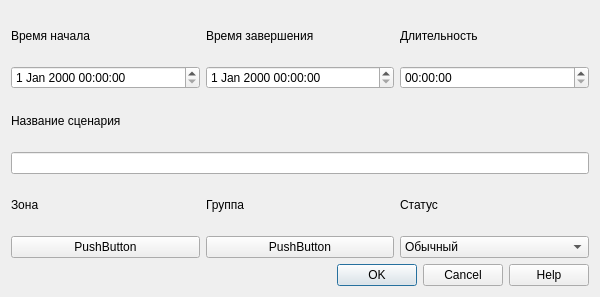
<?xml version="1.0" encoding="UTF-8"?>
<ui version="4.0">
 <class>Scenario</class>
 <widget class="QWidget" name="Scenario">
  <property name="geometry">
   <rect>
    <x>0</x>
    <y>0</y>
    <width>600</width>
    <height>297</height>
   </rect>
  </property>
  <property name="windowTitle">
   <string>Form</string>
  </property>
  <layout class="QVBoxLayout" name="verticalLayout_8">
   <item>
    <layout class="QHBoxLayout" name="horizontalLayout">
     <item>
      <layout class="QVBoxLayout" name="verticalLayout">
       <item>
        <widget class="QLabel" name="label">
         <property name="text">
          <string>Время начала</string>
         </property>
        </widget>
       </item>
       <item>
        <widget class="QDateTimeEdit" name="dateTimeStart"/>
       </item>
      </layout>
     </item>
     <item>
      <layout class="QVBoxLayout" name="verticalLayout_2">
       <item>
        <widget class="QLabel" name="label_2">
         <property name="text">
          <string>Время завершения</string>
         </property>
        </widget>
       </item>
       <item>
        <widget class="QDateTimeEdit" name="dateTimeEnd"/>
       </item>
      </layout>
     </item>
     <item>
      <layout class="QVBoxLayout" name="verticalLayout_3">
       <item>
        <widget class="QLabel" name="label_3">
         <property name="text">
          <string>Длительность</string>
         </property>
        </widget>
       </item>
       <item>
        <widget class="QTimeEdit" name="timer"/>
       </item>
      </layout>
     </item>
    </layout>
   </item>
   <item>
    <layout class="QVBoxLayout" name="verticalLayout_4">
     <item>
      <widget class="QLabel" name="label_4">
       <property name="text">
        <string>Название сценария</string>
       </property>
      </widget>
     </item>
     <item>
      <widget class="QLineEdit" name="lineEdit"/>
     </item>
    </layout>
   </item>
   <item>
    <layout class="QHBoxLayout" name="horizontalLayout_2">
     <item>
      <layout class="QVBoxLayout" name="verticalLayout_5">
       <item>
        <widget class="QLabel" name="label_5">
         <property name="text">
          <string>Зона</string>
         </property>
        </widget>
       </item>
       <item>
        <widget class="QPushButton" name="pushButton">
         <property name="text">
          <string>PushButton</string>
         </property>
        </widget>
       </item>
      </layout>
     </item>
     <item>
      <layout class="QVBoxLayout" name="verticalLayout_6">
       <item>
        <widget class="QLabel" name="label_6">
         <property name="text">
          <string>Группа</string>
         </property>
        </widget>
       </item>
       <item>
        <widget class="QPushButton" name="pushButton_2">
         <property name="text">
          <string>PushButton</string>
         </property>
        </widget>
       </item>
      </layout>
     </item>
     <item>
      <layout class="QVBoxLayout" name="verticalLayout_7">
       <item>
        <widget class="QLabel" name="label_7">
         <property name="text">
          <string>Статус</string>
         </property>
        </widget>
       </item>
       <item>
        <widget class="QComboBox" name="comboBox">
         <item>
          <property name="text">
           <string>Обычный</string>
          </property>
         </item>
         <item>
          <property name="text">
           <string>Новый элемент</string>
          </property>
         </item>
         <item>
          <property name="text">
           <string>Новый элемент</string>
          </property>
         </item>
        </widget>
       </item>
      </layout>
     </item>
    </layout>
   </item>
   <item>
    <widget class="QDialogButtonBox" name="buttonBox">
     <property name="standardButtons">
      <set>QDialogButtonBox::Cancel|QDialogButtonBox::Help|QDialogButtonBox::Ok</set>
     </property>
     <property name="centerButtons">
      <bool>false</bool>
     </property>
    </widget>
   </item>
  </layout>
 </widget>
 <resources/>
 <connections/>
</ui>
